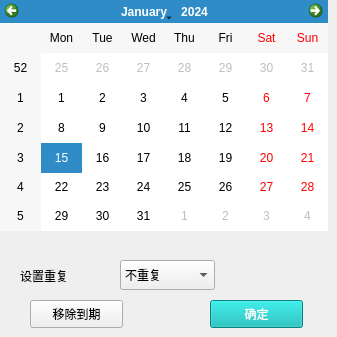
   <widget class="QWidget" name="tab">
    <attribute name="title">
     <string>到期时间</string>
    </attribute>
    <widget class="QPushButton" name="pushButton_6">
     <property name="geometry">
      <rect>
       <x>30</x>
       <y>300</y>
       <width>93</width>
       <height>28</height>
      </rect>
     </property>
     <property name="text">
      <string>移除到期</string>
     </property>
    </widget>
    <widget class="QPushButton" name="pushButton_3">
     <property name="geometry">
      <rect>
       <x>210</x>
       <y>300</y>
       <width>93</width>
       <height>28</height>
      </rect>
     </property>
     <property name="cursor">
      <cursorShape>PointingHandCursor</cursorShape>
     </property>
     <property name="styleSheet">
      <string notr="true">color:white;
background-color: rgb(4, 184, 182);</string>
     </property>
     <property name="text">
      <string>确定</string>
     </property>
    </widget>
    <widget class="QComboBox" name="comboBox">
     <property name="geometry">
      <rect>
       <x>120</x>
       <y>260</y>
       <width>95</width>
       <height>30</height>
      </rect>
     </property>
     <property name="styleSheet">
      <string notr="true"/>
     </property>
     <item>
      <property name="text">
       <string>不重复</string>
      </property>
     </item>
     <item>
      <property name="text">
       <string>每天重复</string>
      </property>
     </item>
     <item>
      <property name="text">
       <string>每周重复</string>
      </property>
     </item>
     <item>
      <property name="text">
       <string>每月重复</string>
      </property>
     </item>
    </widget>
    <widget class="QCalendarWidget" name="cwDeadLine">
     <property name="geometry">
      <rect>
       <x>0</x>
       <y>0</y>
       <width>328</width>
       <height>231</height>
      </rect>
     </property>
    </widget>
    <widget class="QLabel" name="label_2">
     <property name="geometry">
      <rect>
       <x>20</x>
       <y>263</y>
       <width>75</width>
       <height>25</height>
      </rect>
     </property>
     <property name="text">
      <string>设置重复</string>
     </property>
    </widget>
   </widget>
